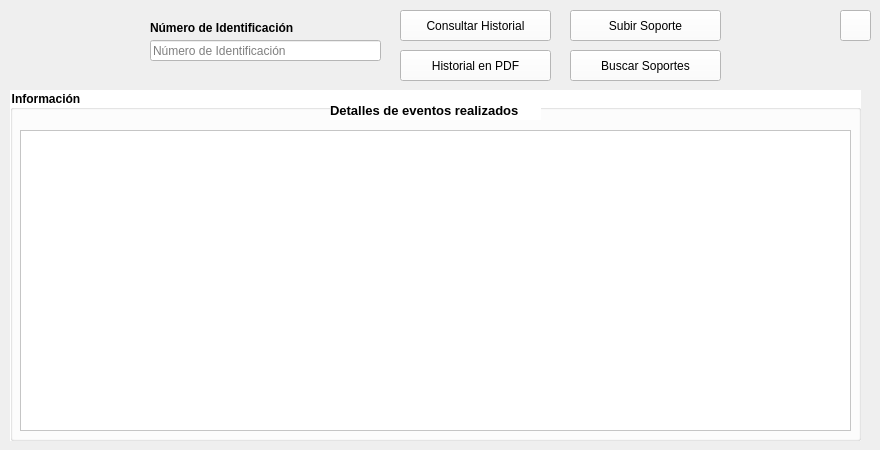
    <widget class="QWidget" name="tab_2">
     <attribute name="icon">
      <iconset>
       <normaloff>Recursos/img/comprobacion-de-lista.svg</normaloff>Recursos/img/comprobacion-de-lista.svg</iconset>
     </attribute>
     <attribute name="title">
      <string>Historial</string>
     </attribute>
     <widget class="QLabel" name="label_16">
      <property name="geometry">
       <rect>
        <x>150</x>
        <y>20</y>
        <width>191</width>
        <height>16</height>
       </rect>
      </property>
      <property name="text">
       <string>&lt;html&gt;&lt;head/&gt;&lt;body&gt;&lt;p&gt;&lt;span style=&quot; font-weight:600;&quot;&gt;Número de Identificación&lt;/span&gt;&lt;/p&gt;&lt;/body&gt;&lt;/html&gt;</string>
      </property>
      <property name="textInteractionFlags">
       <set>Qt::TextBrowserInteraction</set>
      </property>
     </widget>
     <widget class="QPushButton" name="btnConsultarHistorial">
      <property name="geometry">
       <rect>
        <x>400</x>
        <y>10</y>
        <width>151</width>
        <height>31</height>
       </rect>
      </property>
      <property name="styleSheet">
       <string notr="true">background-color: rgb(255, 255, 255);
font: 75 9pt &quot;MS Shell Dlg 2&quot;;</string>
      </property>
      <property name="text">
       <string>Consultar Historial</string>
      </property>
      <property name="icon">
       <iconset>
        <normaloff>../img/busqueda.svg</normaloff>../img/busqueda.svg</iconset>
      </property>
      <property name="iconSize">
       <size>
        <width>21</width>
        <height>21</height>
       </size>
      </property>
     </widget>
     <widget class="QLineEdit" name="text_identificacion_3">
      <property name="enabled">
       <bool>true</bool>
      </property>
      <property name="geometry">
       <rect>
        <x>150</x>
        <y>40</y>
        <width>231</width>
        <height>21</height>
       </rect>
      </property>
      <property name="styleSheet">
       <string notr="true">background-color: rgb(255, 255, 255);</string>
      </property>
      <property name="text">
       <string/>
      </property>
      <property name="placeholderText">
       <string>Número de Identificación</string>
      </property>
     </widget>
     <widget class="QGroupBox" name="groupBox">
      <property name="geometry">
       <rect>
        <x>10</x>
        <y>90</y>
        <width>851</width>
        <height>351</height>
       </rect>
      </property>
      <property name="font">
       <font>
        <weight>75</weight>
        <bold>true</bold>
       </font>
      </property>
      <property name="layoutDirection">
       <enum>Qt::LeftToRight</enum>
      </property>
      <property name="styleSheet">
       <string notr="true">background-color: rgb(255, 255, 255);</string>
      </property>
      <property name="title">
       <string>Información</string>
      </property>
      <widget class="QTextEdit" name="text_InformacionHistorial">
       <property name="geometry">
        <rect>
         <x>10</x>
         <y>40</y>
         <width>831</width>
         <height>301</height>
        </rect>
       </property>
       <property name="font">
        <font>
         <pointsize>10</pointsize>
        </font>
       </property>
       <property name="styleSheet">
        <string notr="true">background-color: rgb(255, 255, 255);</string>
       </property>
       <property name="locale">
        <locale language="Spanish" country="Colombia"/>
       </property>
       <property name="textInteractionFlags">
        <set>Qt::TextSelectableByMouse</set>
       </property>
      </widget>
      <widget class="QLabel" name="label_6">
       <property name="geometry">
        <rect>
         <x>320</x>
         <y>10</y>
         <width>211</width>
         <height>20</height>
        </rect>
       </property>
       <property name="font">
        <font>
         <family>MS Shell Dlg 2</family>
         <pointsize>10</pointsize>
         <weight>75</weight>
         <bold>true</bold>
         <stylestrategy>PreferDefault</stylestrategy>
        </font>
       </property>
       <property name="styleSheet">
        <string notr="true">color: rgb(0, 0, 0);</string>
       </property>
       <property name="text">
        <string>Detalles de eventos realizados</string>
       </property>
      </widget>
     </widget>
     <widget class="QPushButton" name="btnLimpiar_3">
      <property name="enabled">
       <bool>true</bool>
      </property>
      <property name="geometry">
       <rect>
        <x>840</x>
        <y>10</y>
        <width>31</width>
        <height>31</height>
       </rect>
      </property>
      <property name="font">
       <font>
        <family>MS Shell Dlg 2</family>
        <pointsize>9</pointsize>
        <weight>9</weight>
        <italic>false</italic>
        <bold>false</bold>
       </font>
      </property>
      <property name="styleSheet">
       <string notr="true">background-color: rgb(255, 255, 255);
font: 75 9pt &quot;MS Shell Dlg 2&quot;;</string>
      </property>
      <property name="text">
       <string/>
      </property>
      <property name="icon">
       <iconset>
        <normaloff>../img/basura.svg</normaloff>../img/basura.svg</iconset>
      </property>
      <property name="iconSize">
       <size>
        <width>21</width>
        <height>21</height>
       </size>
      </property>
     </widget>
     <widget class="QPushButton" name="btnDescargarHistorial">
      <property name="geometry">
       <rect>
        <x>400</x>
        <y>50</y>
        <width>151</width>
        <height>31</height>
       </rect>
      </property>
      <property name="styleSheet">
       <string notr="true">background-color: rgb(255, 255, 255);
font: 75 9pt &quot;MS Shell Dlg 2&quot;;</string>
      </property>
      <property name="text">
       <string>Historial en PDF</string>
      </property>
      <property name="icon">
       <iconset>
        <normaloff>../img/documento-aseptado.svg</normaloff>../img/documento-aseptado.svg</iconset>
      </property>
      <property name="iconSize">
       <size>
        <width>21</width>
        <height>21</height>
       </size>
      </property>
     </widget>
     <widget class="QPushButton" name="btnSubirSoporte">
      <property name="geometry">
       <rect>
        <x>570</x>
        <y>10</y>
        <width>151</width>
        <height>31</height>
       </rect>
      </property>
      <property name="font">
       <font>
        <family>MS Shell Dlg 2</family>
        <pointsize>9</pointsize>
        <weight>9</weight>
        <italic>false</italic>
        <bold>false</bold>
       </font>
      </property>
      <property name="styleSheet">
       <string notr="true">background-color: rgb(255, 255, 255);
font: 75 9pt &quot;MS Shell Dlg 2&quot;;</string>
      </property>
      <property name="text">
       <string>Subir Soporte</string>
      </property>
      <property name="icon">
       <iconset>
        <normaloff>../img/agregar.svg</normaloff>../img/agregar.svg</iconset>
      </property>
      <property name="iconSize">
       <size>
        <width>21</width>
        <height>21</height>
       </size>
      </property>
     </widget>
     <widget class="QPushButton" name="btnConsultarSoportes">
      <property name="geometry">
       <rect>
        <x>570</x>
        <y>50</y>
        <width>151</width>
        <height>31</height>
       </rect>
      </property>
      <property name="styleSheet">
       <string notr="true">background-color: rgb(255, 255, 255);
font: 75 9pt &quot;MS Shell Dlg 2&quot;;</string>
      </property>
      <property name="text">
       <string>Buscar Soportes</string>
      </property>
      <property name="icon">
       <iconset>
        <normaloff>../img/busqueda.svg</normaloff>../img/busqueda.svg</iconset>
      </property>
      <property name="iconSize">
       <size>
        <width>21</width>
        <height>21</height>
       </size>
      </property>
     </widget>
    </widget>
